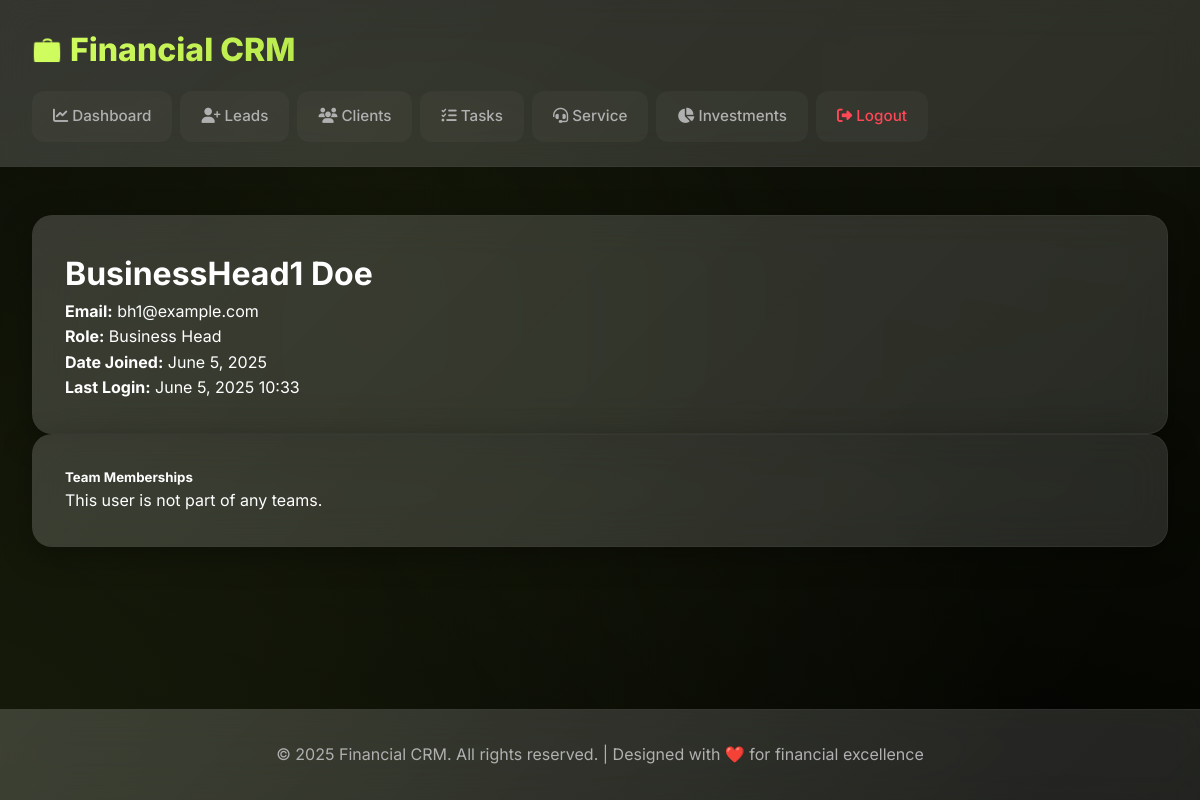
The app's page /users/9/ (signed in), older data.
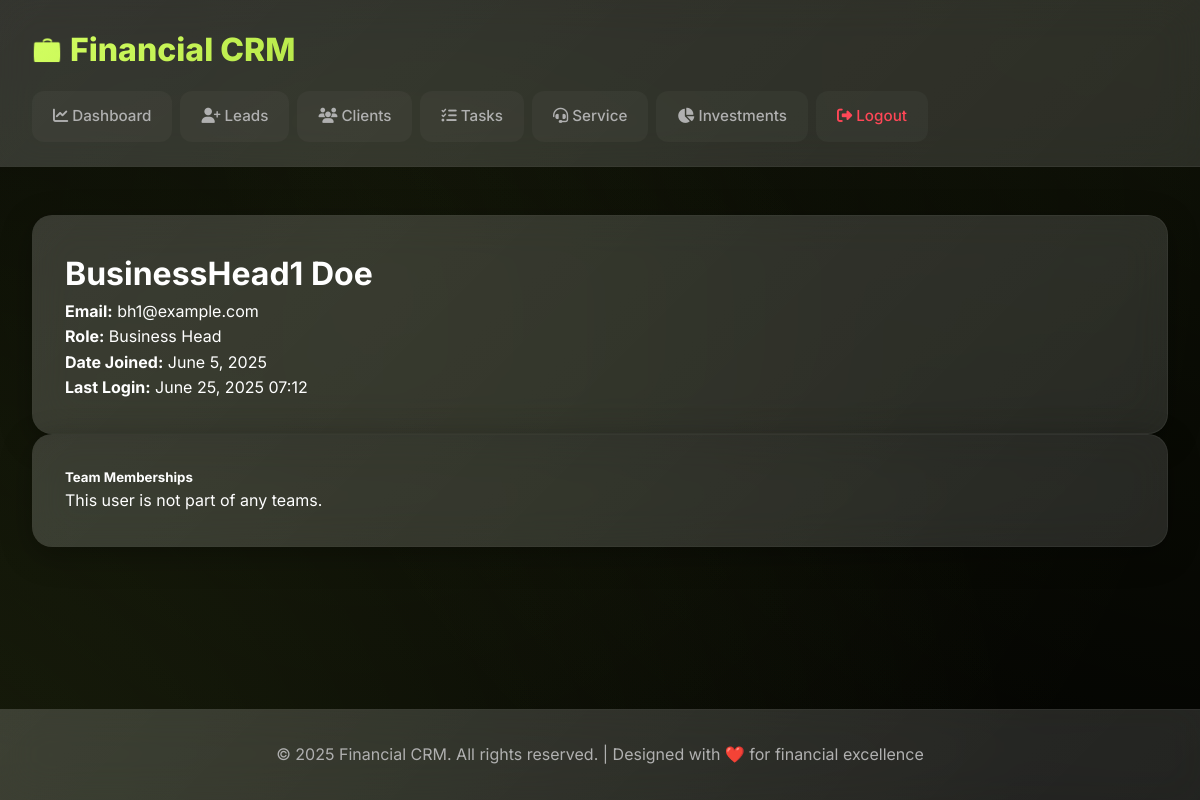
The same page, newer data.
### base/models.py (models this page shows, shortened)
class User(AbstractUser):
    role = models.CharField(max_length=20, choices=ROLE_CHOICES)
    manager = models.ForeignKey(
        'self',
        on_delete=models.SET_NULL,
        null=True,
        blank=True,
        related_name='subordinates',
        help_text="Direct manager in the hierarchy"
    )
    managed_groups = models.ManyToManyField(
        Group,
        blank=True,
        related_name='group_leaders',
        help_text="Groups managed by this RM Head"
    )
    teams = models.ManyToManyField(
        Team,
        through='TeamMembership',
        related_name='members',
        blank=True,
        help_text="Teams this user belongs to"
    )
    class Meta:
        verbose_name = 'User'
        verbose_name_plural = 'Users'
        ordering = ['role', 'username']
    def get_teams_display(self):
        """Display teams this user belongs to"""
        return ", ".join([team.name for team in self.teams.all()]) or "No teams"
    get_teams_display.short_description = 'Teams'
    def get_managed_teams_display(self):
        """Display teams this user manages (for RM Heads)"""
        if self.role == 'rm_head':
            return ", ".join([team.name for team in Team.objects.filter(leader=self)]) or "No teams managed"
        return "N/A"
    get_managed_teams_display.short_description = 'Managed Teams'

### base/views.py (the view)
# urls.py: path('users/<int:user_id>/', views.user_profile, name='user_profile'),
@login_required
def user_profile(request, user_id):
    user = get_object_or_404(User, id=user_id)
    if (request.user.role not in ['business_head', 'top_management'] and
        request.user != user and
        not request.user.led_teams.filter(members=user).exists()):
        messages.error(request, "You don't have permission to view this profile.")
        return redirect('team_management')
    context = {
        'profile_user': user,
        'teams': user.teams.all(),
    }
    return render(request, 'base/user_profile.html', context)

### base/templates/base/user_profile.html (shortened to what this page needs)
{% extends "base/base.html" %}
{% block content %}
<div class="container py-5">
    <div class="card mb-4">
        <div class="card-body">
            <div class="d-flex justify-content-between align-items-center mb-4">
                <h1 class="mb-0">{{ profile_user.get_full_name|default:profile_user.username }}</h1>
            </div>
            <div class="row">
                <div class="col-md-6">
                    <p><strong>Email:</strong> {{ profile_user.email }}</p>
                    <p><strong>Role:</strong>
                        <span class="badge
                            {% if profile_user.role == 'rm' %}badge-primary
                            {% elif profile_user.role == 'rm_head' %}badge-success
                            {% elif profile_user.role == 'business_head' %}badge-warning
                            {% else %}badge-dark{% endif %}">
                            {{ profile_user.get_role_display }}
                        </span>
                    </p>
                </div>
                <div class="col-md-6">
                    <p><strong>Date Joined:</strong> {{ profile_user.date_joined|date:"F j, Y" }}</p>
                    <p><strong>Last Login:</strong> {{ profile_user.last_login|date:"F j, Y H:i"|default:"Never" }}</p>
                </div>
            </div>
        </div>
    </div>
    <div class="card">
        <div class="card-header">
            <h5 class="mb-0">Team Memberships</h5>
        </div>
        <div class="card-body">
            {% if profile_user.teams.all %}
            <div class="table-responsive">
                <table class="table table-hover">
                    <thead>
                        <tr>
                            <th>Team Name</th>
                            <th>Leader</th>
                            <th>Member Since</th>
                        </tr>
                    </thead>
                    <tbody>
                        {% for team in profile_user.teams.all %}
                        <tr>
                            <td>
                                <a href="{% url 'team_detail' team.id %}">
                                    {{ team.name }}
                                </a>
                            </td>
                            <td>{{ team.leader.get_full_name|default:team.leader.username }}</td>
                            <td>{{ team.created_at|date:"F j, Y" }}</td>
                        </tr>
                        {% endfor %}
                    </tbody>
                </table>
            </div>
            {% else %}
            <div class="alert alert-info">
                This user is not part of any teams.
            </div>
            {% endif %}
        </div>
    </div>
</div>
{% endblock %}

Row changes from the older to the newer data that the page shows:
changed User "BusinessHead1 Doe": last_login "June 5, 2025 10:33" → "June 25, 2025 07:12"
